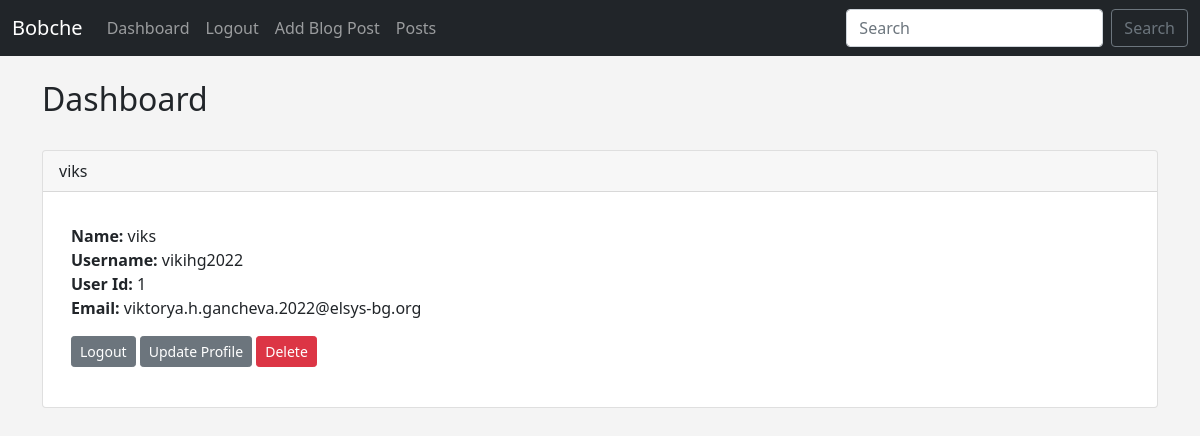
/dashboard (signed in), run on an earlier commit of the app's database.
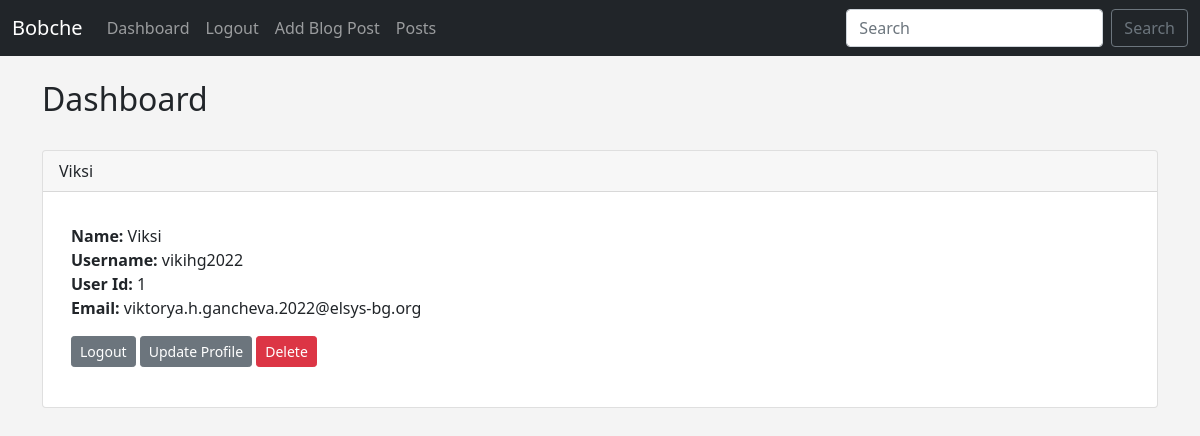
And on a later commit of the database.
### app.py (models this page shows, shortened)
class Users(db.Model, UserMixin):
    id = db.Column(db.Integer, primary_key=True)
    username = db.Column(db.String(20), nullable=False, unique=True)
    name = db.Column(db.String(200), nullable=False)
    email = db.Column(db.String(120), nullable=False, unique=True)
    password_hash = db.Column(db.String(128))
    posts = db.relationship('Posts', backref='poster')
    comments = db.relationship("Comment", backref='poster')
    @property
    def password(self):
        raise AttributeError('password is not a readable attribute')

### app.py (the view, shortened to what this page needs)
@app.route('/dashboard', methods=['GET', 'POST'])
@login_required
def dashboard():
	form = UserForm()
	id = current_user.id
	name_to_update = Users.query.get_or_404(id)
	return render_template('dashboard.html')

### webforms.py
class UserForm(FlaskForm):
	name = StringField("Name", validators=[DataRequired()])
	username = StringField("Username", validators=[DataRequired()])
	email = StringField("Email", validators=[DataRequired()])
	password_hash = PasswordField('Password', validators=[DataRequired(), EqualTo('password_hash2', message='Passwords Must Match!')])
	password_hash2 = PasswordField('Confirm Password', validators=[DataRequired()])
	submit = SubmitField("Submit")

class SearchForm(FlaskForm):
	searched = StringField("Searched", validators=[DataRequired()])
	submit = SubmitField("Submit")

### app.py (called while the page is built)
@login_manager.user_loader
def load_user(user_id):
	return Users.query.get(int(user_id))

@app.context_processor
def base():
	form = SearchForm()
	return dict(form=form)

### templates/dashboard.html (shortened to what this page needs)
{% extends 'base.html' %}
{% block content %}
	<h2>Dashboard</h2>
	<br/>
	<div class="card">
  <div class="card-header">
    {{ current_user.name }}
  </div>
  <div class="card-body">
    <p class="card-text">
<div class="container">
	<div class="row">
		<div class="col-8">
    <strong>Name:</strong>
	{{ current_user.name }}<br/>
	<strong>Username:</strong>
	{{ current_user.username }}<br/>
	<strong>User Id:</strong>
	{{ current_user.id }}<br/>
	<strong>Email:</strong>
	{{ current_user.email }}<br/>
    </p>
    <a href="{{ url_for('logout')}}" class="btn btn-secondary btn-sm">Logout</a>
    <a href="{{ url_for('update', id=current_user.id)}}" class="btn btn-secondary btn-sm">Update Profile</a>
    <a href="{{ url_for('delete', id=current_user.id)}}" class="btn btn-danger btn-sm">Delete</a>
    <br/><br/>
	</div>
	</div>
	</div>
<br/>
{% endblock %}

What changed in the data, as far as the page shows it:
changed Users "vikihg2022": name "viks" → "Viksi"
